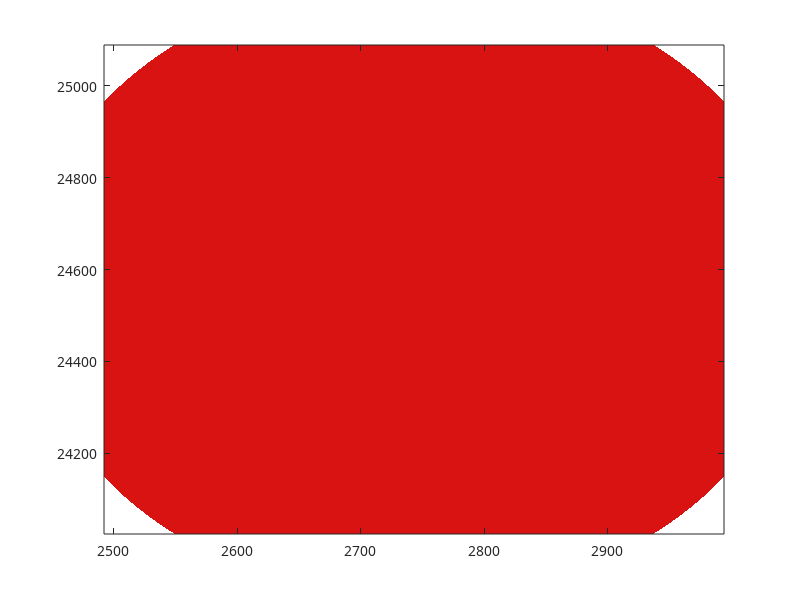

Recreate this plot in MATLAB. (Note: this script raises an error after producing the figure.)
% VE3D_schematic.m — illustrative 2DVE blob (no real data)
cd(fileparts(mfilename('fullpath')));

% ╔══════════════════════════════════════════════════════════════════════════╗
% ║                         USER SETTINGS                                   ║
% ╠══════════════════════════════════════════════════════════════════════════╣
w1_center  = 2743;    % cm⁻¹ — blob centre along ω₁  (mid of 2492–2994)
w3_center  = 24557;   % cm⁻¹ — blob centre along ω₃  (mid of 24024–25089)
sigma_w1   = 350;     % cm⁻¹ — wide enough to fill the ω₁ window
sigma_w3   = 750;     % cm⁻¹ — wide enough to fill the ω₃ window
n_clevels  = 3;       % very few levels → smooth featureless look
output_name = 'schematic_2DVE';
% ╚══════════════════════════════════════════════════════════════════════════╝

% ── Axes (match real data window) ─────────────────────────────────────────
w1 = linspace(2492, 2994, 200);
w3 = linspace(24024, 25089, 200);
[W1, W3] = meshgrid(w1, w3);

% ── Synthetic blob ─────────────────────────────────────────────────────────
data = exp( -( (W1 - w1_center).^2 / (2*sigma_w1^2) ...
             + (W3 - w3_center).^2 / (2*sigma_w3^2) ) );

% ── Colormap: white → red (positive-only) ─────────────────────────────────
n_colors = 256;
cmap = [linspace(1, 0.85, n_colors)', ...
        linspace(1, 0.07, n_colors)', ...
        linspace(1, 0.07, n_colors)'];

% ── Figure ─────────────────────────────────────────────────────────────────
set(groot, 'defaultAxesFontName', 'Aptos Body');
set(groot, 'defaultTextFontName', 'Aptos Body');

fig = figure('Units', 'centimeters', 'Position', [2 2 13 10], ...
             'Color', [1 1 1]);

levels = linspace(1/n_clevels, 1, n_clevels);

contourf(w1, w3, data, levels, 'LineStyle', 'none');
colormap(cmap);
clim([0 1]);

hold on;
% one thin contour line at half-max for definition
contour(w1, w3, data, [0.5 0.5], 'LineColor', [0.6 0 0], 'LineWidth', 1.2);
hold off;

ax = gca;
set(ax, 'FontSize', 16, 'FontWeight', 'bold', 'Color', 'white', ...
        'XColor', 'black', 'YColor', 'black', 'LineWidth', 1.2);
xlabel('\omega_1/2\pic (cm^{-1})', 'FontSize', 16, 'FontWeight', 'bold');
ylabel('\omega_3/2\pic (cm^{-1})', 'FontSize', 16, 'FontWeight', 'bold');
xlim([min(w1) max(w1)]);
ylim([min(w3) max(w3)]);

cb = colorbar;
set(cb, 'FontSize', 14, 'FontWeight', 'bold');
cb.Label.String   = '\DeltaA (norm.)';
cb.Label.FontSize = 14;
cb.Label.FontWeight = 'bold';
cb.Ticks = [0 0.5 1];

% ── Export ─────────────────────────────────────────────────────────────────
ax.Toolbar = [];
exportgraphics(fig, [output_name '.pdf'], 'ContentType', 'vector', 'BackgroundColor', 'white');
exportgraphics(fig, [output_name '.png'], 'Resolution', 300, 'BackgroundColor', 'white');
fprintf('Saved: %s.pdf / .png\n', output_name);
